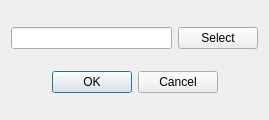
<?xml version="1.0" encoding="UTF-8"?>
<ui version="4.0">
 <class>DialogClass</class>
 <widget class="QDialog" name="DialogClass">
  <property name="geometry">
   <rect>
    <x>0</x>
    <y>0</y>
    <width>269</width>
    <height>120</height>
   </rect>
  </property>
  <property name="windowTitle">
   <string>Dialog</string>
  </property>
  <layout class="QVBoxLayout" name="verticalLayout">
   <item>
    <layout class="QHBoxLayout" name="horizontalLayout">
     <item>
      <widget class="QLineEdit" name="lineEdit"/>
     </item>
     <item>
      <widget class="QPushButton" name="btnSelect">
       <property name="text">
        <string>Select</string>
       </property>
      </widget>
     </item>
    </layout>
   </item>
   <item>
    <widget class="QDialogButtonBox" name="buttonBox">
     <property name="standardButtons">
      <set>QDialogButtonBox::Cancel|QDialogButtonBox::Ok</set>
     </property>
     <property name="centerButtons">
      <bool>true</bool>
     </property>
    </widget>
   </item>
  </layout>
 </widget>
 <layoutdefault spacing="6" margin="11"/>
 <resources>
  <include location="dialog.qrc"/>
 </resources>
 <connections/>
</ui>
